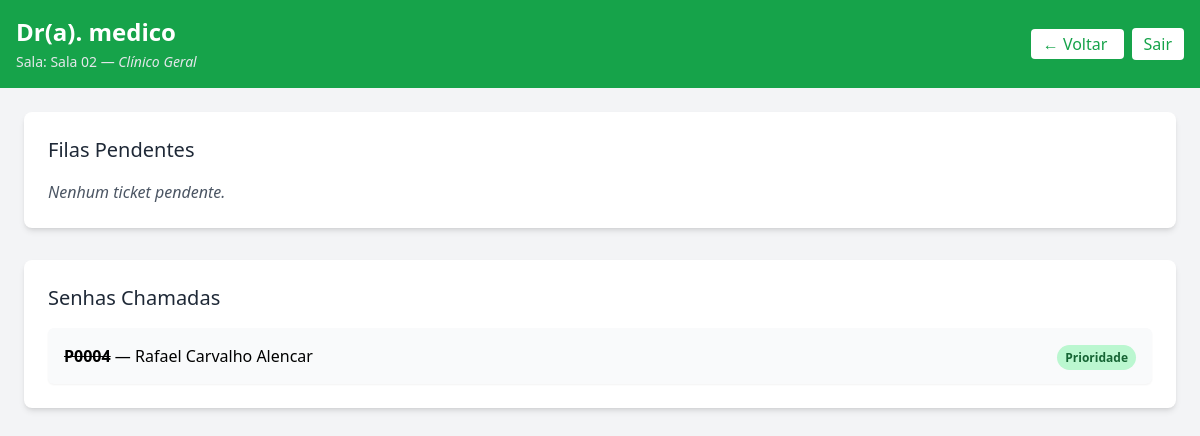
The page /medico/sala/2/ (signed in) on the database its author committed.
### core/models.py (models this page shows, shortened)
class Usuario(AbstractUser):
    ROLE_CHOICES = (
        ('recepcao', 'Recepção'),
        ('medico', 'Médico'),
    )
    role = models.CharField(max_length=10, choices=ROLE_CHOICES)

class Sala(models.Model):
    name = models.CharField(max_length=50, unique=True)
    especialidade = models.ForeignKey(Especialidade, on_delete=models.CASCADE)

class Especialidade(models.Model):
    name = models.CharField(max_length=100, unique=True)

class Ticket(models.Model):
    TICKET_TYPES = (
        ('U', 'Urgência'),
        ('P', 'Prioridade'),
        ('N', 'Normal'),
    )
    code = models.CharField(max_length=5, unique=True)
    patient_name = models.CharField(max_length=200)
    ticket_type = models.CharField(max_length=1, choices=TICKET_TYPES)
    issued_at = models.DateTimeField(default=timezone.now)
    called_at = models.DateTimeField(null=True, blank=True)
    room = models.ForeignKey(Sala, on_delete=models.CASCADE)
    is_called = models.BooleanField(default=False)
    class Meta:
        ordering = ['issued_at']

### core/decorators.py (the view)
    def wrapper(request, *args, **kwargs):
        if not request.user.is_authenticated or request.user.role != 'medico':
            raise PermissionDenied
        return view_func(request, *args, **kwargs)

### core/views.py (called while the page is built)
@medico_required
def sala_tickets(request, sala_id):
    sala = get_object_or_404(Sala, id=sala_id)
    tickets_pendentes = Ticket.objects.filter(
        room=sala,
        is_called=False
    ).order_by("issued_at")
    tickets_chamados = Ticket.objects.filter(
        room=sala,
        is_called=True
    ).order_by("-called_at")[:10]
    return render(request, 'medico/sala_tickets.html', {
        'sala': sala,
        'tickets_pendentes': tickets_pendentes,
        'tickets_chamados': tickets_chamados,
    })

### templates/medico/sala_tickets.html (shortened to what this page needs)
{% load static %}
<!DOCTYPE html>
<html class="min-h-screen bg-gray-100">
<head>
  <script src="https://cdn.tailwindcss.com"></script>
</head>
<body class="min-h-screen flex flex-col">
  <header class="bg-green-600 text-white p-4 flex justify-between items-center">
    <div>
      <h1 class="text-2xl font-semibold">Dr(a). {{ request.user.username }}</h1>
      <p class="text-gray-200 mt-1 text-sm">
        Sala: <span class="font-medium">{{ sala.name }}</span> &mdash;
        <span class="italic">{{ sala.especialidade.name }}</span>
      </p>
    </div>
    <div class="space-x-2">
      <a href="{% url 'medico_dashboard' %}"
         class="bg-white text-green-600 px-3 py-1 rounded hover:bg-gray-100 transition">
        ← Voltar
      </a>
      <form method="post" action="{% url 'logout' %}" class="inline">
        <button type="submit"
                class="bg-white text-green-600 px-3 py-1 rounded hover:bg-gray-100 transition">
          Sair
        </button>
      </form>
    </div>
  </header>
  <main class="flex-1 p-6 space-y-8">
<section class="bg-white shadow-md rounded-lg p-6">
  <h2 class="text-xl font-medium text-gray-800 mb-4">Filas Pendentes</h2>
  {% if tickets_pendentes %}
    <ul id="lista-tickets-pendentes" class="space-y-2">
      {% for t in tickets_pendentes %}
        <li id="ticket-{{ t.id }}"
            class="flex justify-between items-center bg-gray-50 p-4 rounded-md shadow-sm">
          <div>
            <span class="font-semibold">{{ t.code }}</span> &mdash; {{ t.patient_name }}
          </div>
          <div class="flex items-center space-x-2">
            <span class="px-2 py-1 text-xs font-semibold rounded-full bg-gray-200 text-gray-800">
              {{ t.get_ticket_type_display }}
            </span>
            <a href="{% url 'chamar_ticket' t.id %}"
               class="bg-red-600 text-white px-3 py-1 rounded hover:bg-red-700 transition">
              Chamar
            </a>
          </div>
        </li>
      {% endfor %}
    </ul>
  {% else %}
    <p class="text-gray-600 italic">Nenhum ticket pendente.</p>
  {% endif %}
</section>
    <section class="bg-white shadow-md rounded-lg p-6">
      <h2 class="text-xl font-medium text-gray-800 mb-4">Senhas Chamadas</h2>
      {% if tickets_chamados %}
        <ul id="lista-tickets-chamados" class="space-y-2">
          {% for t in tickets_chamados %}
            <li id="ticket-chamado-{{ t.id }}"
                class="flex justify-between items-center bg-gray-50 p-4 rounded-md shadow-sm">
              <div>
                <span class="font-semibold line-through">{{ t.code }}</span> &mdash; {{ t.patient_name }}
              </div>
              <div>
                <span class="px-2 py-1 text-xs font-semibold rounded-full bg-green-200 text-green-800">
                  {{ t.get_ticket_type_display }}
                </span>
              </div>
            </li>
          {% endfor %}
        </ul>
      {% else %}
        <p class="text-gray-600 italic">Nenhuma senha chamada ainda.</p>
      {% endif %}
    </section>
  </main>
</body>
</html>

### rows shown on the page
Usuario: user.username "medico"
Sala: name "Sala 02", especialidade.name "Clínico Geral"
Ticket: code "P0004", patient_name "Rafael Carvalho Alencar", ticket_type "Prioridade"
